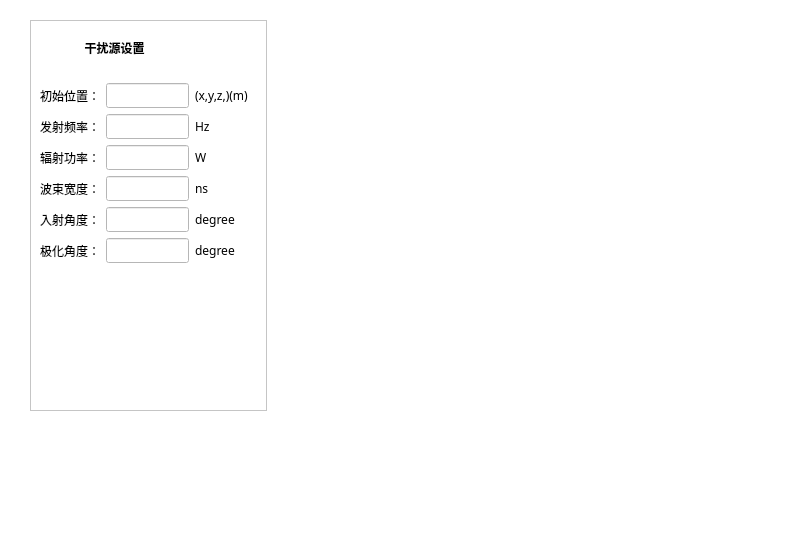
<?xml version="1.0" encoding="UTF-8"?>
<ui version="4.0">
 <class>EnvironmentWidget</class>
 <widget class="QWidget" name="EnvironmentWidget">
  <property name="geometry">
   <rect>
    <x>0</x>
    <y>0</y>
    <width>795</width>
    <height>547</height>
   </rect>
  </property>
  <property name="windowTitle">
   <string>Form</string>
  </property>
  <property name="styleSheet">
   <string notr="true">background-color: rgb(255, 255, 255);</string>
  </property>
  <widget class="QWidget" name="widget" native="true">
   <property name="geometry">
    <rect>
     <x>530</x>
     <y>90</y>
     <width>191</width>
     <height>291</height>
    </rect>
   </property>
   <property name="styleSheet">
    <string notr="true"/>
   </property>
  </widget>
  <widget class="QScrollArea" name="scrollArea">
   <property name="geometry">
    <rect>
     <x>30</x>
     <y>20</y>
     <width>237</width>
     <height>391</height>
    </rect>
   </property>
   <property name="widgetResizable">
    <bool>true</bool>
   </property>
   <widget class="QWidget" name="scrollAreaWidgetContents">
    <property name="geometry">
     <rect>
      <x>0</x>
      <y>0</y>
      <width>235</width>
      <height>389</height>
     </rect>
    </property>
    <layout class="QGridLayout" name="gridLayout_2">
     <item row="0" column="0">
      <widget class="QStackedWidget" name="stackedWidget">
       <property name="font">
        <font>
         <family>Microsoft YaHei</family>
        </font>
       </property>
       <property name="currentIndex">
        <number>2</number>
       </property>
       <widget class="QWidget" name="page">
        <layout class="QGridLayout" name="gridLayout">
         <property name="leftMargin">
          <number>0</number>
         </property>
         <property name="topMargin">
          <number>11</number>
         </property>
         <property name="rightMargin">
          <number>11</number>
         </property>
         <property name="bottomMargin">
          <number>11</number>
         </property>
         <property name="horizontalSpacing">
          <number>7</number>
         </property>
         <item row="5" column="0" colspan="2">
          <widget class="QLabel" name="label_22">
           <property name="font">
            <font>
             <family>Microsoft YaHei</family>
             <weight>50</weight>
             <bold>false</bold>
            </font>
           </property>
           <property name="text">
            <string>横摆角(yaw):</string>
           </property>
          </widget>
         </item>
         <item row="8" column="0" colspan="2">
          <widget class="QLabel" name="label_21">
           <property name="font">
            <font>
             <family>Microsoft YaHei</family>
             <weight>50</weight>
             <bold>false</bold>
            </font>
           </property>
           <property name="text">
            <string>俯仰角（pitch）:</string>
           </property>
          </widget>
         </item>
         <item row="0" column="0" colspan="2">
          <widget class="QPushButton" name="pushButton_2">
           <property name="font">
            <font>
             <weight>75</weight>
             <bold>true</bold>
            </font>
           </property>
           <property name="styleSheet">
            <string notr="true">border : 0px
</string>
           </property>
           <property name="text">
            <string>姿态角设置（固定）</string>
           </property>
          </widget>
         </item>
         <item row="3" column="1">
          <widget class="QLineEdit" name="lineEdit_Roll"/>
         </item>
         <item row="7" column="1">
          <widget class="QLineEdit" name="lineEdit_Yaw_k"/>
         </item>
         <item row="11" column="1">
          <spacer name="verticalSpacer_2">
           <property name="orientation">
            <enum>Qt::Vertical</enum>
           </property>
           <property name="sizeHint" stdset="0">
            <size>
             <width>20</width>
             <height>40</height>
            </size>
           </property>
          </spacer>
         </item>
         <item row="10" column="1">
          <widget class="QLineEdit" name="lineEdit_Pitch_k"/>
         </item>
         <item row="6" column="1">
          <widget class="QLineEdit" name="lineEdit_Yaw"/>
         </item>
         <item row="10" column="0">
          <widget class="QLabel" name="label_hide3">
           <property name="font">
            <font>
             <family>Microsoft YaHei</family>
            </font>
           </property>
           <property name="text">
            <string>线性系数：</string>
           </property>
          </widget>
         </item>
         <item row="9" column="0">
          <widget class="QLabel" name="label_25">
           <property name="font">
            <font>
             <family>Microsoft YaHei</family>
            </font>
           </property>
           <property name="text">
            <string>初始值：</string>
           </property>
          </widget>
         </item>
         <item row="7" column="0">
          <widget class="QLabel" name="label_hide2">
           <property name="font">
            <font>
             <family>Microsoft YaHei</family>
            </font>
           </property>
           <property name="text">
            <string>线性系数：</string>
           </property>
          </widget>
         </item>
         <item row="2" column="0" colspan="2">
          <widget class="QLabel" name="label_20">
           <property name="font">
            <font>
             <family>Microsoft YaHei</family>
             <weight>50</weight>
             <bold>false</bold>
            </font>
           </property>
           <property name="text">
            <string>翻滚角（roll）:</string>
           </property>
          </widget>
         </item>
         <item row="6" column="0">
          <widget class="QLabel" name="label_24">
           <property name="font">
            <font>
             <family>Microsoft YaHei</family>
            </font>
           </property>
           <property name="text">
            <string>初始值：</string>
           </property>
          </widget>
         </item>
         <item row="1" column="0">
          <spacer name="verticalSpacer_5">
           <property name="orientation">
            <enum>Qt::Vertical</enum>
           </property>
           <property name="sizeType">
            <enum>QSizePolicy::Fixed</enum>
           </property>
           <property name="sizeHint" stdset="0">
            <size>
             <width>20</width>
             <height>20</height>
            </size>
           </property>
          </spacer>
         </item>
         <item row="9" column="1">
          <widget class="QLineEdit" name="lineEdit_Pitch"/>
         </item>
         <item row="3" column="0">
          <widget class="QLabel" name="label_23">
           <property name="font">
            <font>
             <family>Microsoft YaHei</family>
            </font>
           </property>
           <property name="text">
            <string>初始值：</string>
           </property>
          </widget>
         </item>
         <item row="4" column="1">
          <widget class="QLineEdit" name="lineEdit_Roll_k"/>
         </item>
         <item row="4" column="0">
          <widget class="QLabel" name="label_hide1">
           <property name="font">
            <font>
             <family>Microsoft YaHei</family>
            </font>
           </property>
           <property name="text">
            <string>线性系数：</string>
           </property>
          </widget>
         </item>
         <item row="3" column="2">
          <widget class="QLabel" name="label_2">
           <property name="font">
            <font>
             <family>Microsoft YaHei</family>
            </font>
           </property>
           <property name="text">
            <string>degree</string>
           </property>
          </widget>
         </item>
         <item row="4" column="2">
          <widget class="QLabel" name="label_3">
           <property name="font">
            <font>
             <family>Microsoft YaHei</family>
            </font>
           </property>
           <property name="text">
            <string>degree/h</string>
           </property>
          </widget>
         </item>
         <item row="6" column="2">
          <widget class="QLabel" name="label_4">
           <property name="font">
            <font>
             <family>Microsoft YaHei</family>
            </font>
           </property>
           <property name="text">
            <string>degree</string>
           </property>
          </widget>
         </item>
         <item row="7" column="2">
          <widget class="QLabel" name="label_17">
           <property name="font">
            <font>
             <family>Microsoft YaHei</family>
            </font>
           </property>
           <property name="text">
            <string>degree/h</string>
           </property>
          </widget>
         </item>
         <item row="9" column="2">
          <widget class="QLabel" name="label_26">
           <property name="font">
            <font>
             <family>Microsoft YaHei</family>
            </font>
           </property>
           <property name="text">
            <string>degree</string>
           </property>
          </widget>
         </item>
         <item row="10" column="2">
          <widget class="QLabel" name="label_27">
           <property name="font">
            <font>
             <family>Microsoft YaHei</family>
            </font>
           </property>
           <property name="text">
            <string>degree/h</string>
           </property>
          </widget>
         </item>
        </layout>
       </widget>
       <widget class="QWidget" name="page_2">
        <layout class="QGridLayout" name="gridLayout_3">
         <property name="leftMargin">
          <number>0</number>
         </property>
         <item row="3" column="2">
          <widget class="QLineEdit" name="lineEdit_UAVPosition"/>
         </item>
         <item row="2" column="3">
          <widget class="QLabel" name="label_28">
           <property name="font">
            <font>
             <family>Microsoft YaHei</family>
            </font>
           </property>
           <property name="text">
            <string>km/h</string>
           </property>
          </widget>
         </item>
         <item row="0" column="0" colspan="3">
          <widget class="QLabel" name="label_5">
           <property name="sizePolicy">
            <sizepolicy hsizetype="Preferred" vsizetype="Fixed">
             <horstretch>0</horstretch>
             <verstretch>0</verstretch>
            </sizepolicy>
           </property>
           <property name="font">
            <font>
             <weight>75</weight>
             <bold>true</bold>
            </font>
           </property>
           <property name="text">
            <string>无人机参数设置</string>
           </property>
           <property name="alignment">
            <set>Qt::AlignCenter</set>
           </property>
          </widget>
         </item>
         <item row="2" column="2">
          <widget class="QLineEdit" name="lineEdit_Velocity"/>
         </item>
         <item row="3" column="0" colspan="2">
          <widget class="QLabel" name="label_7">
           <property name="font">
            <font>
             <family>Microsoft YaHei</family>
            </font>
           </property>
           <property name="text">
            <string>初始位置：</string>
           </property>
          </widget>
         </item>
         <item row="5" column="2">
          <widget class="QComboBox" name="comboBox_3">
           <property name="font">
            <font>
             <family>Microsoft YaHei</family>
            </font>
           </property>
           <item>
            <property name="text">
             <string>旋翼</string>
            </property>
           </item>
           <item>
            <property name="text">
             <string>扑翼</string>
            </property>
           </item>
           <item>
            <property name="text">
             <string>固定翼</string>
            </property>
           </item>
          </widget>
         </item>
         <item row="5" column="0">
          <widget class="QLabel" name="label_9">
           <property name="font">
            <font>
             <family>Microsoft YaHei</family>
            </font>
           </property>
           <property name="text">
            <string>类型：</string>
           </property>
          </widget>
         </item>
         <item row="4" column="0" colspan="2">
          <widget class="QLabel" name="label_8">
           <property name="font">
            <font>
             <family>Microsoft YaHei</family>
            </font>
           </property>
           <property name="text">
            <string>天线增益：</string>
           </property>
          </widget>
         </item>
         <item row="2" column="0" colspan="2">
          <widget class="QLabel" name="label_6">
           <property name="font">
            <font>
             <family>Microsoft YaHei</family>
            </font>
           </property>
           <property name="text">
            <string>速率：</string>
           </property>
          </widget>
         </item>
         <item row="1" column="0">
          <spacer name="verticalSpacer_4">
           <property name="orientation">
            <enum>Qt::Vertical</enum>
           </property>
           <property name="sizeType">
            <enum>QSizePolicy::Fixed</enum>
           </property>
           <property name="sizeHint" stdset="0">
            <size>
             <width>20</width>
             <height>20</height>
            </size>
           </property>
          </spacer>
         </item>
         <item row="4" column="2">
          <widget class="QLineEdit" name="lineEdit_UAVGain"/>
         </item>
         <item row="6" column="2">
          <spacer name="verticalSpacer">
           <property name="orientation">
            <enum>Qt::Vertical</enum>
           </property>
           <property name="sizeHint" stdset="0">
            <size>
             <width>20</width>
             <height>40</height>
            </size>
           </property>
          </spacer>
         </item>
         <item row="4" column="3">
          <widget class="QLabel" name="label_29">
           <property name="font">
            <font>
             <family>Microsoft YaHei</family>
            </font>
           </property>
           <property name="text">
            <string>dB</string>
           </property>
          </widget>
         </item>
         <item row="3" column="3">
          <widget class="QLabel" name="label_30">
           <property name="font">
            <font>
             <family>Microsoft YaHei</family>
            </font>
           </property>
           <property name="text">
            <string>(x,y,z)(m)</string>
           </property>
          </widget>
         </item>
        </layout>
       </widget>
       <widget class="QWidget" name="page_3">
        <layout class="QGridLayout" name="gridLayout_4">
         <property name="leftMargin">
          <number>0</number>
         </property>
         <item row="2" column="0">
          <widget class="QLabel" name="label_12">
           <property name="font">
            <font>
             <family>Microsoft YaHei</family>
            </font>
           </property>
           <property name="text">
            <string>初始位置：</string>
           </property>
          </widget>
         </item>
         <item row="5" column="0">
          <widget class="QLabel" name="label_14">
           <property name="font">
            <font>
             <family>Microsoft YaHei</family>
            </font>
           </property>
           <property name="text">
            <string>波束宽度：</string>
           </property>
          </widget>
         </item>
         <item row="3" column="1">
          <widget class="QLineEdit" name="lineEdit_InterFrequency"/>
         </item>
         <item row="2" column="1">
          <widget class="QLineEdit" name="lineEdit_InterPosition"/>
         </item>
         <item row="3" column="0">
          <widget class="QLabel" name="label_11">
           <property name="font">
            <font>
             <family>Microsoft YaHei</family>
            </font>
           </property>
           <property name="text">
            <string>发射频率：</string>
           </property>
          </widget>
         </item>
         <item row="7" column="0">
          <widget class="QLabel" name="label_19">
           <property name="font">
            <font>
             <family>Microsoft YaHei</family>
            </font>
           </property>
           <property name="text">
            <string>极化角度：</string>
           </property>
          </widget>
         </item>
         <item row="8" column="1">
          <spacer name="verticalSpacer_3">
           <property name="orientation">
            <enum>Qt::Vertical</enum>
           </property>
           <property name="sizeHint" stdset="0">
            <size>
             <width>20</width>
             <height>40</height>
            </size>
           </property>
          </spacer>
         </item>
         <item row="7" column="1">
          <widget class="QLineEdit" name="lineEdit_InterPolarization"/>
         </item>
         <item row="6" column="1">
          <widget class="QLineEdit" name="lineEdit_InterDirection"/>
         </item>
         <item row="4" column="1">
          <widget class="QLineEdit" name="lineEdit_InterPower"/>
         </item>
         <item row="1" column="0">
          <spacer name="verticalSpacer_6">
           <property name="orientation">
            <enum>Qt::Vertical</enum>
           </property>
           <property name="sizeType">
            <enum>QSizePolicy::Fixed</enum>
           </property>
           <property name="sizeHint" stdset="0">
            <size>
             <width>20</width>
             <height>20</height>
            </size>
           </property>
          </spacer>
         </item>
         <item row="5" column="1">
          <widget class="QLineEdit" name="lineEdit_InterGain"/>
         </item>
         <item row="0" column="0" colspan="2">
          <widget class="QLabel" name="label_10">
           <property name="font">
            <font>
             <weight>75</weight>
             <bold>true</bold>
            </font>
           </property>
           <property name="text">
            <string>干扰源设置</string>
           </property>
           <property name="alignment">
            <set>Qt::AlignCenter</set>
           </property>
          </widget>
         </item>
         <item row="6" column="0">
          <widget class="QLabel" name="label_18">
           <property name="font">
            <font>
             <family>Microsoft YaHei</family>
            </font>
           </property>
           <property name="text">
            <string>入射角度：</string>
           </property>
          </widget>
         </item>
         <item row="4" column="0">
          <widget class="QLabel" name="label_13">
           <property name="font">
            <font>
             <family>Microsoft YaHei</family>
            </font>
           </property>
           <property name="text">
            <string>辐射功率：</string>
           </property>
          </widget>
         </item>
         <item row="2" column="2">
          <widget class="QLabel" name="label_31">
           <property name="font">
            <font>
             <family>Microsoft YaHei</family>
            </font>
           </property>
           <property name="text">
            <string>(x,y,z,)(m)</string>
           </property>
          </widget>
         </item>
         <item row="3" column="2">
          <widget class="QLabel" name="label_32">
           <property name="font">
            <font>
             <family>Microsoft YaHei</family>
            </font>
           </property>
           <property name="text">
            <string>Hz</string>
           </property>
          </widget>
         </item>
         <item row="4" column="2">
          <widget class="QLabel" name="label_33">
           <property name="font">
            <font>
             <family>Microsoft YaHei</family>
            </font>
           </property>
           <property name="text">
            <string>W</string>
           </property>
          </widget>
         </item>
         <item row="5" column="2">
          <widget class="QLabel" name="label_34">
           <property name="font">
            <font>
             <family>Microsoft YaHei</family>
            </font>
           </property>
           <property name="text">
            <string>ns</string>
           </property>
          </widget>
         </item>
         <item row="6" column="2">
          <widget class="QLabel" name="label_35">
           <property name="font">
            <font>
             <family>Microsoft YaHei</family>
            </font>
           </property>
           <property name="text">
            <string>degree</string>
           </property>
          </widget>
         </item>
         <item row="7" column="2">
          <widget class="QLabel" name="label_36">
           <property name="font">
            <font>
             <family>Microsoft YaHei</family>
            </font>
           </property>
           <property name="text">
            <string>degree</string>
           </property>
          </widget>
         </item>
        </layout>
       </widget>
       <widget class="QWidget" name="page_4">
        <layout class="QGridLayout" name="gridLayout_5">
         <property name="leftMargin">
          <number>0</number>
         </property>
         <item row="3" column="0">
          <widget class="QLabel" name="label">
           <property name="sizePolicy">
            <sizepolicy hsizetype="Maximum" vsizetype="Preferred">
             <horstretch>0</horstretch>
             <verstretch>0</verstretch>
            </sizepolicy>
           </property>
           <property name="font">
            <font>
             <family>Microsoft YaHei</family>
            </font>
           </property>
           <property name="text">
            <string>地理环境：</string>
           </property>
          </widget>
         </item>
         <item row="0" column="0" colspan="2">
          <widget class="QLabel" name="label_15">
           <property name="sizePolicy">
            <sizepolicy hsizetype="Preferred" vsizetype="Maximum">
             <horstretch>0</horstretch>
             <verstretch>0</verstretch>
            </sizepolicy>
           </property>
           <property name="font">
            <font>
             <weight>75</weight>
             <bold>true</bold>
            </font>
           </property>
           <property name="text">
            <string>环境设置</string>
           </property>
           <property name="alignment">
            <set>Qt::AlignCenter</set>
           </property>
          </widget>
         </item>
         <item row="2" column="0">
          <widget class="QLabel" name="label_16">
           <property name="font">
            <font>
             <family>Microsoft YaHei</family>
            </font>
           </property>
           <property name="text">
            <string>天气：</string>
           </property>
          </widget>
         </item>
         <item row="4" column="0">
          <spacer name="verticalSpacer_7">
           <property name="orientation">
            <enum>Qt::Vertical</enum>
           </property>
           <property name="sizeHint" stdset="0">
            <size>
             <width>20</width>
             <height>40</height>
            </size>
           </property>
          </spacer>
         </item>
         <item row="2" column="1">
          <widget class="QComboBox" name="comboBox">
           <property name="font">
            <font>
             <family>Microsoft YaHei</family>
            </font>
           </property>
           <item>
            <property name="text">
             <string>晴天</string>
            </property>
           </item>
           <item>
            <property name="text">
             <string>小雨</string>
            </property>
           </item>
           <item>
            <property name="text">
             <string>中雨</string>
            </property>
           </item>
           <item>
            <property name="text">
             <string>大雨</string>
            </property>
           </item>
          </widget>
         </item>
         <item row="3" column="1">
          <widget class="QComboBox" name="comboBox_2">
           <property name="font">
            <font>
             <family>Microsoft YaHei</family>
            </font>
           </property>
           <item>
            <property name="text">
             <string>近海面</string>
            </property>
           </item>
           <item>
            <property name="text">
             <string>陆地</string>
            </property>
           </item>
          </widget>
         </item>
         <item row="1" column="0">
          <spacer name="verticalSpacer_8">
           <property name="orientation">
            <enum>Qt::Vertical</enum>
           </property>
           <property name="sizeType">
            <enum>QSizePolicy::Fixed</enum>
           </property>
           <property name="sizeHint" stdset="0">
            <size>
             <width>20</width>
             <height>20</height>
            </size>
           </property>
          </spacer>
         </item>
        </layout>
       </widget>
      </widget>
     </item>
    </layout>
   </widget>
  </widget>
 </widget>
 <resources/>
 <connections/>
</ui>
